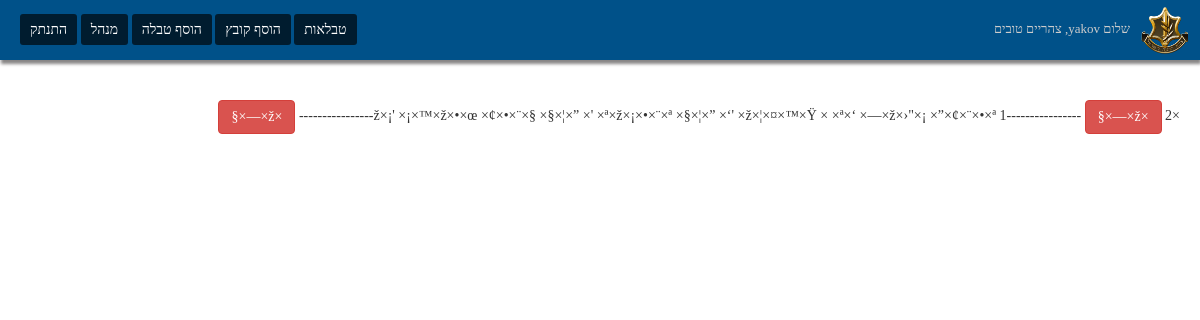
Screenshot of /table.php?id=6 (signed in) with the database file from the repository.
### tables this page shows
CREATE TABLE `users` (
  `id` int(11) NOT NULL,
  `username` varchar(99) NOT NULL,
  `password_hashed` varchar(32) NOT NULL,
  `can_edit_tables` tinyint(1) NOT NULL DEFAULT '0',
  `can_add_tables` tinyint(1) NOT NULL DEFAULT '0',
  `is_admin` tinyint(1) NOT NULL DEFAULT '0'
);

CREATE TABLE `tables` (
  `id` int(11) NOT NULL,
  `title` varchar(999) NOT NULL,
  `html` text NOT NULL,
  `user_id` int(11) NOT NULL,
  `date` timestamp NOT NULL DEFAULT CURRENT_TIMESTAMP
);

### config.php (called while the page is built, shortened)
<?php
    $dbname = "nave";
    $dbuser = "root";
    $dbpass = "";
    $conn = new PDO("mysql:host=localhost;dbname=" . $dbname, $dbuser, $dbpass);
    function is_logged () {
        return isset($_SESSION['userid']);
    }
    if (is_logged()) {
        $CURUSER = $conn->query("SELECT * FROM `users` WHERE `id` = {$_SESSION['userid']}")->fetch();
    }
    $Hour = date('G');
    if ( $Hour >= 5 && $Hour <= 11 ) {
        $greeting = "בוקר טוב";
    } else if ($Hour >= 12 && $Hour <= 16) {
        $greeting = 'צהריים טובים';
    } else if ( $Hour >= 16 && $Hour <= 19 ) {
        $greeting = "אחר צהריים טובים";
    } else if ( $Hour >= 20 || $Hour <= 23 ) {
        $greeting = "ערב טוב";
    } else if ($Hour >= 0 && $Hour <= 4) {
        $greeting = 'לילה טוב';
    }
?>

### table.php (the view, shortened to what this page needs)
<?php
    require 'config.php';
    if (isset($_GET['id'])) {
        $table_id = $_GET['id'];
        $table_details = $conn->query("SELECT * FROM `tables` WHERE `id` = {$table_id}")->fetch();
    } else {
        header("Location: index.php");
    }
?>
<!DOCTYPE html>
<html lang="en" dir="RTL">
    <head>
        <link rel="stylesheet" href="style.css">
        <link rel="stylesheet" href="toast.css">
        <link rel="stylesheet" href="bootstrap.css">
    </head>
    <body>
        <?php include 'nav.php'; ?>
        <div class="site-wrap">
            <div id="table">
                <?php echo html_entity_decode($table_details['html']); ?>
            </div>
        </div>
    </body>
</html>

### nav.php (shortened to what this page needs)
<nav>
    <div id="nav-links">
        <a href="tables.php">טבלאות</a>
        <a href="upload.php">הוסף קובץ</a>
        <?php if (is_logged() && $CURUSER['can_add_tables']) : ?>
            <a href="upload-table.php">הוסף טבלה</a>
        <?php endif; ?>
        <?php if (!is_logged()) : ?>
            <a href="login.php">התחבר</a>
        <?php else : ?>
            <?php if ($CURUSER['is_admin']) : ?>
                <a href="admin/">מנהל</a>
            <?php endif; ?>
            <a href="logout.php">התנתק</a>
        <?php endif; ?>
    </div>
    <a href="index.php"><img src="idf-logo.png"></a>
    <?php if (is_logged()) : ?>
        <div id="greeting">שלום <?php echo $CURUSER['username']; ?>, <?php echo $greeting; ?></div>
    <?php endif; ?>
</nav>

### style.css (style rules this page uses)
* { padding: 0px; margin: 0px; font-family: tahoma; }
body { background-color: #F8F8FA; }
.site-wrap { padding: 20px; }
nav { padding: 20px; background-color: #005189; position: relative; background-position: 50% 50%; background-repeat: no-repeat; box-shadow: 1px 4px 3px #888686; }
nav #nav-links a { color: #fff; text-decoration: none; background-color: rgba(0, 0, 0, 0.66); padding: 8px 10px; text-align: center; border-radius: 3px; }
nav #nav-links { float: left; }
nav img { height: 50px; width: 50px; position: absolute; top: calc(50% - 50px / 2); right: 10px; }
#greeting { margin-right: 50px; color: #ccc; font-size: 13px; }

### rows the page displays
users: username "yakov"
tables: html "×ž×¡' ×¡×™×ž×•×œ ×¢×•×¨×§ ×§×¦×” ×' ×ª×ž×¡×•×¨×ª ×§×¦×” ×‘' ×ž×¦×¤×™×Ÿ × ×ª×‘ ×—×ž×›\"×¡ ×”×¢×¨×•×ª 1 -- -- -- -- -- -- -- -- ×ž×—×§ 2 -- -- -- -- -- -- -- -- ×ž×—×§"

### other values shown
$greeting "צהריים טובים"
